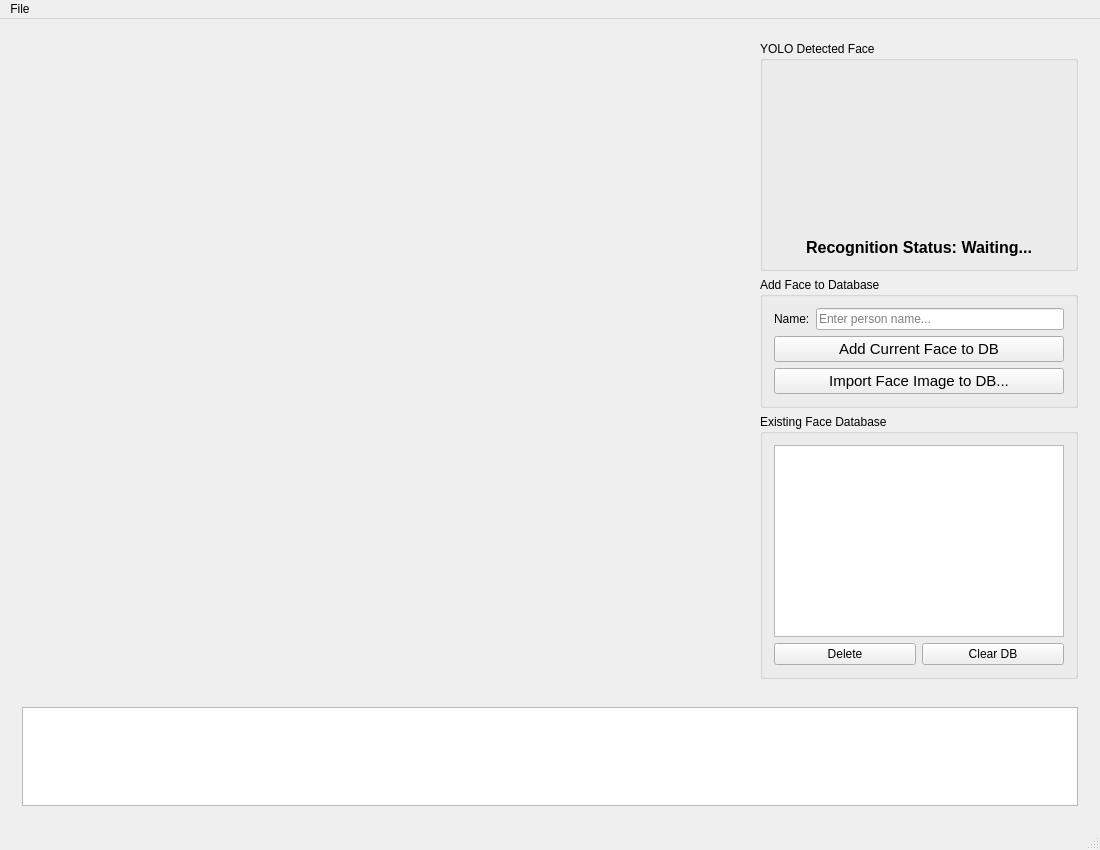
<?xml version="1.0" encoding="UTF-8"?>
<ui version="4.0">
 <class>MainWindow</class>
 <widget class="QMainWindow" name="MainWindow">
  <property name="geometry">
   <rect>
    <x>0</x>
    <y>0</y>
    <width>1100</width>
    <height>850</height>
   </rect>
  </property>
  <property name="windowTitle">
   <string>YOLO Face Recognition &amp; Database System</string>
  </property>
  <widget class="QWidget" name="centralWidget">
   <layout class="QGridLayout" name="gridLayout">
    <item row="0" column="0">
     <widget class="QWidget" name="mainWidget" native="true">
      <layout class="QHBoxLayout" name="horizontalLayout"/>
     </widget>
    </item>
    <item row="0" column="1">
     <widget class="QWidget" name="controlWidget" native="true">
      <property name="maximumSize">
       <size>
        <width>340</width>
        <height>16777215</height>
       </size>
      </property>
      <layout class="QVBoxLayout" name="controlLayout">
       <item>
        <widget class="QGroupBox" name="cropGroupBox">
         <property name="title">
          <string>YOLO Detected Face</string>
         </property>
         <layout class="QVBoxLayout" name="faceCropLayout">
          <item>
           <widget class="QWidget" name="faceWidget" native="true">
            <property name="minimumSize">
             <size>
              <width>160</width>
              <height>160</height>
             </size>
            </property>
            <layout class="QGridLayout" name="gridLayout_3">
             <item row="0" column="0">
              <layout class="QVBoxLayout" name="faceLayout"/>
             </item>
            </layout>
           </widget>
          </item>
          <item>
           <widget class="QLabel" name="whoLabel">
            <property name="font">
             <font>
              <pointsize>12</pointsize>
              <weight>75</weight>
              <bold>true</bold>
             </font>
            </property>
            <property name="text">
             <string>Recognition Status: Waiting...</string>
            </property>
            <property name="alignment">
             <set>Qt::AlignCenter</set>
            </property>
            <property name="wordWrap">
             <bool>true</bool>
            </property>
           </widget>
          </item>
         </layout>
        </widget>
       </item>
       <item>
        <widget class="QGroupBox" name="addFaceGroup">
         <property name="title">
          <string>Add Face to Database</string>
         </property>
         <layout class="QVBoxLayout" name="addFaceLayout">
          <item>
           <layout class="QHBoxLayout" name="nameInputLayout">
            <item>
             <widget class="QLabel" name="lblName">
              <property name="text">
               <string>Name:</string>
              </property>
             </widget>
            </item>
            <item>
             <widget class="QLineEdit" name="lePersonName">
              <property name="placeholderText">
               <string>Enter person name...</string>
              </property>
             </widget>
            </item>
           </layout>
          </item>
          <item>
           <widget class="QPushButton" name="btnAddCurrentFace">
            <property name="font">
             <font>
              <pointsize>11</pointsize>
             </font>
            </property>
            <property name="text">
             <string>Add Current Face to DB</string>
            </property>
           </widget>
          </item>
          <item>
           <widget class="QPushButton" name="btnImportFaceImage">
            <property name="font">
             <font>
              <pointsize>11</pointsize>
             </font>
            </property>
            <property name="text">
             <string>Import Face Image to DB...</string>
            </property>
           </widget>
          </item>
         </layout>
        </widget>
       </item>
       <item>
        <widget class="QGroupBox" name="databaseGroup">
         <property name="title">
          <string>Existing Face Database</string>
         </property>
         <layout class="QVBoxLayout" name="dbLayout">
          <item>
           <widget class="QListWidget" name="listEnrolledPersons"/>
          </item>
          <item>
           <layout class="QHBoxLayout" name="dbBtnLayout">
            <item>
             <widget class="QPushButton" name="btnDeletePerson">
              <property name="text">
               <string>Delete</string>
              </property>
             </widget>
            </item>
            <item>
             <widget class="QPushButton" name="btnClearDatabase">
              <property name="text">
               <string>Clear DB</string>
              </property>
             </widget>
            </item>
           </layout>
          </item>
         </layout>
        </widget>
       </item>
      </layout>
     </widget>
    </item>
    <item row="1" column="0" colspan="2">
     <widget class="QWidget" name="logWidget" native="true">
      <property name="maximumSize">
       <size>
        <width>16777215</width>
        <height>150</height>
       </size>
      </property>
      <layout class="QGridLayout" name="gridLayout_4">
       <item row="0" column="0">
        <widget class="QTextEdit" name="logText">
         <property name="readOnly">
          <bool>true</bool>
         </property>
        </widget>
       </item>
      </layout>
     </widget>
    </item>
   </layout>
  </widget>
  <widget class="QMenuBar" name="menuBar">
   <property name="geometry">
    <rect>
     <x>0</x>
     <y>0</y>
     <width>1100</width>
     <height>22</height>
    </rect>
   </property>
   <widget class="QMenu" name="menuFile">
    <property name="title">
     <string>File</string>
    </property>
    <addaction name="actionAddPerson"/>
    <addaction name="actionImportImage"/>
    <addaction name="separator"/>
    <addaction name="actionExit"/>
   </widget>
   <addaction name="menuFile"/>
  </widget>
  <widget class="QStatusBar" name="statusBar"/>
  <action name="actionAddPerson">
   <property name="text">
    <string>Add Person to DB</string>
   </property>
  </action>
  <action name="actionImportImage">
   <property name="text">
    <string>Import Image to DB</string>
   </property>
  </action>
  <action name="actionExit">
   <property name="text">
    <string>Exit</string>
   </property>
  </action>
 </widget>
 <layoutdefault spacing="6" margin="11"/>
 <resources/>
 <connections/>
</ui>
